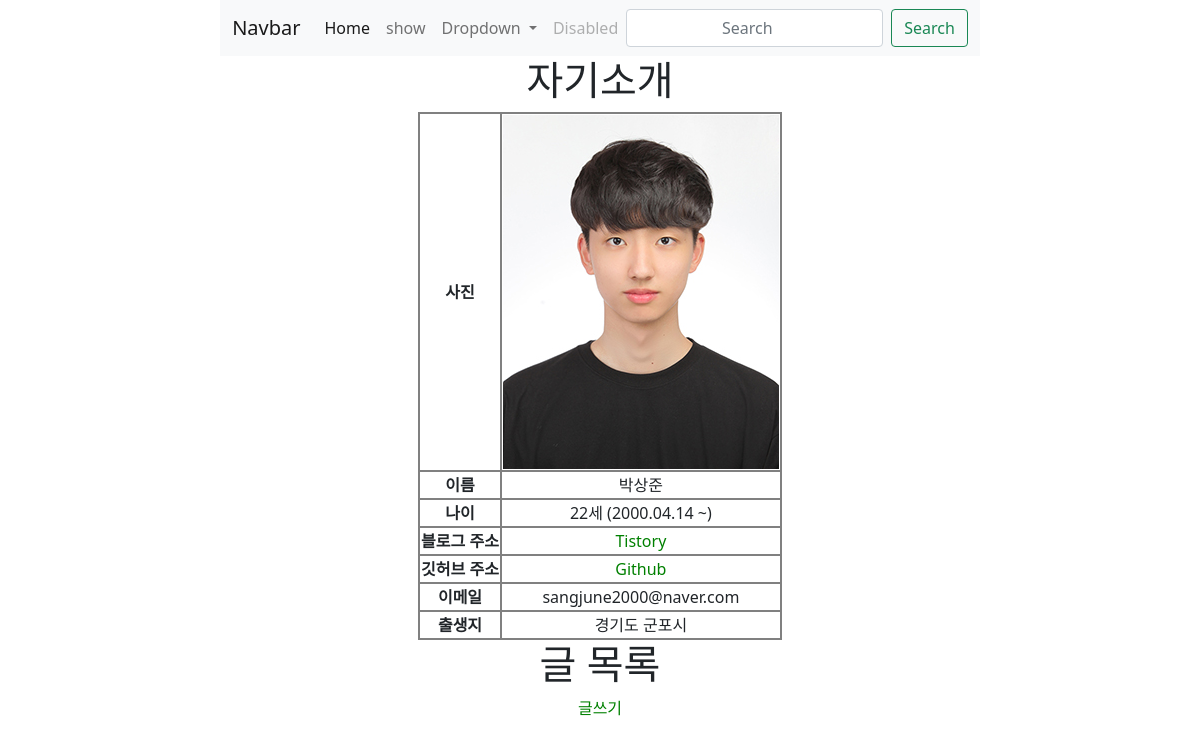
/, run on an earlier commit of the app's database.
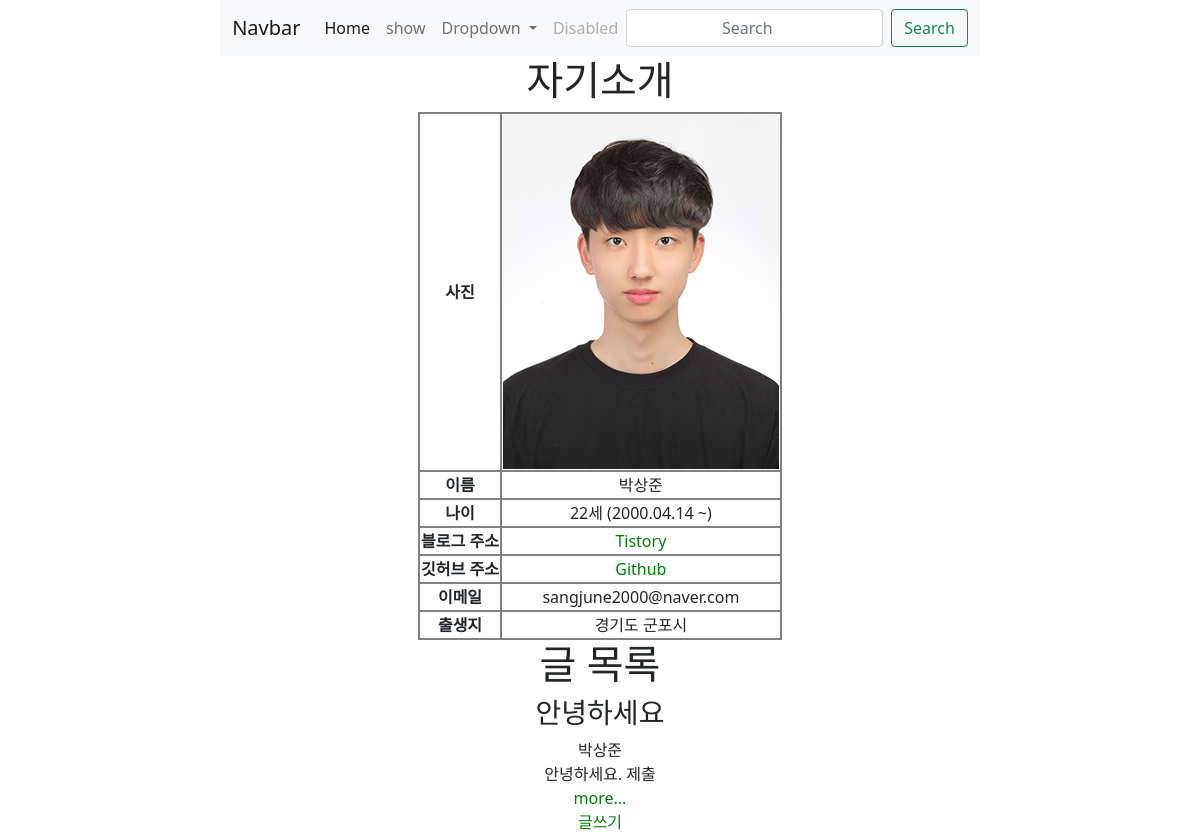
And on a later commit of the database.
### main/models.py (models this page shows, shortened)
class Post(models.Model):
    title = models.CharField(max_length=200)
    writer = models.CharField(max_length=100)
    pub_date = models.DateTimeField()
    body = models.TextField()
    def summary(self):
        return self.body[:10]

### main/views.py (the view)
# urls.py: path("", views.showmain, name="mainpage"),
def showmain(request):
    posts = Post.objects.all()
    return render(request, "main/mainpage.html", {"posts": posts})

### main/templates/main/mainpage.html (shortened to what this page needs)
<!DOCTYPE html>
{% extends 'base.html' %}
{% load static %}
    {% block content %}
    <header>
        <h1>자기소개</h1>
    </header>
    <table>
        <tr>
            <th>사진</th>
            <td><img src="{% static 'images/intro.jpg'%}" alt="증명사진" class="face"></td>
        </tr>
        <tr>
            <th>이름</th>
            <td>박상준</td>
        </tr>
        <tr>
            <th>나이</th>
            <td>22세 (2000.04.14 ~)</td>
        </tr>
        <tr>
            <th>블로그 주소</th>
            <td><a href="https://stujune-to-devjune.tistory.com/" target="_blank">Tistory</a></td>
        </tr>
        <tr>
            <th>깃허브 주소</th>
            <td><a href="https://github.com/SJ-stk?tab=repositories" target="_blank">Github</a></td>
        </tr>
        <tr>
            <th>이메일</th>
            <td>sangjune2000@naver.com</td>
        </tr>
        <tr>
            <th>출생지</th>
            <td>경기도 군포시</td>
        </tr>
    </table>
    <h1>글 목록</h1>
    <div>
	    {% for post in posts %}
	    <div>
		    <h3>{{post.title}}</h3>
		    {{post.writer}}<br>
		    {{post.summary}}<br>
            <a href="{%url 'detail' post.id%}">more...</a>
	    </div>
	    {%endfor%}
        <a href="{%url 'new' %}">글쓰기</a>
    </div>
    {% endblock %}

### sns_project/templates/base.html (shortened to what this page needs)
<!DOCTYPE html>
{% load static %}
<html lang="en">
<head>
    <link href="https://cdn.jsdelivr.net/npm/bootstrap@5.0.0-beta3/dist/css/bootstrap.min.css" rel="stylesheet">
    <link rel="stylesheet" href="{%static 'css/main.css'%}">
</head>
<body>
    {% include 'shared/_navbar.html' %}
    {% block content %}
    {% endblock %}
</body>
</html>

### sns_project/templates/shared/_navbar.html (shortened to what this page needs)
<nav class="navbar navbar-expand-lg navbar-light bg-light">
    <div class="container-fluid">
      <a class="navbar-brand" href="#">Navbar</a>
      <div class="collapse navbar-collapse" id="navbarSupportedContent">
        <ul class="navbar-nav me-auto mb-2 mb-lg-0">
          <li class="nav-item">
            <a class="nav-link active" aria-current="page" href="{% url 'mainpage'%}">Home</a>
          </li>
          <li class="nav-item">
            <a class="nav-link" href="{%url 'show'%}">show</a>
          </li>
          <li class="nav-item dropdown">
            <a class="nav-link dropdown-toggle" href="#" id="navbarDropdown" role="button" data-bs-toggle="dropdown" aria-expanded="false">
              Dropdown
            </a>
          </li>
          <li class="nav-item">
            <a class="nav-link disabled" href="#" tabindex="-1" aria-disabled="true">Disabled</a>
          </li>
        </ul>
        <form class="d-flex">
          <input class="form-control me-2" type="search" placeholder="Search" aria-label="Search">
          <button class="btn btn-outline-success" type="submit">Search</button>
        </form>
      </div>
    </div>
</nav>

### sns_project/static/css/main.css (style rules this page uses)
* { text-align: center; }
table { border-collapse: collapse; }
tr, th { border: 2px gray solid; }
a { color: green; text-decoration: none; }
body { display: flex; flex-direction: column; align-items: center; }

What changed in the data, as far as the page shows it:
added Post: title "안녕하세요", writer "박상준", summary "안녕하세요. 제출"
